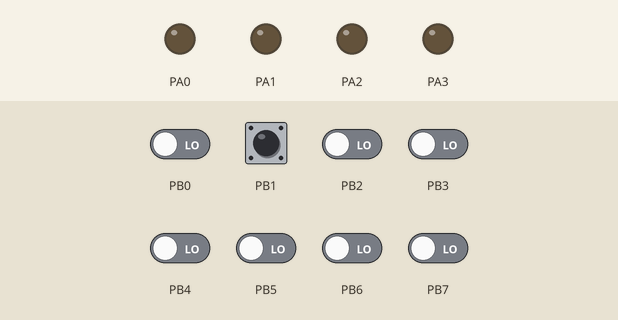
The program below on a simulated ATmega32, built with avr-gcc and emulated at 1 MHz. Shown: output pins drawn as LEDs (lit = HIGH). The inputs (shaded band) are chosen by the test bench; at power-on: PB1 HIGH, PB0, PB2–7 LOW.

Above: at 1.2 s.
1.3 s: PB1 pulled LOW for 1 s
At 3.2 s:
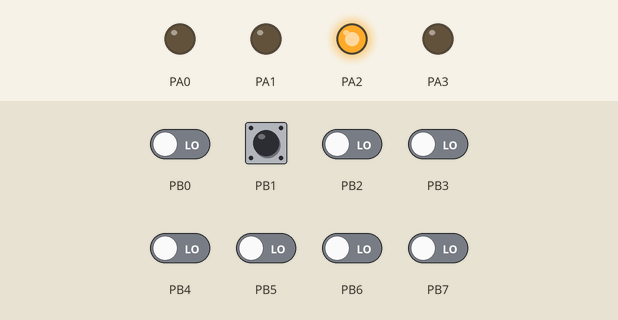
3.8 s: PB1 pulled LOW for 0.15 s
At 5.1 s:
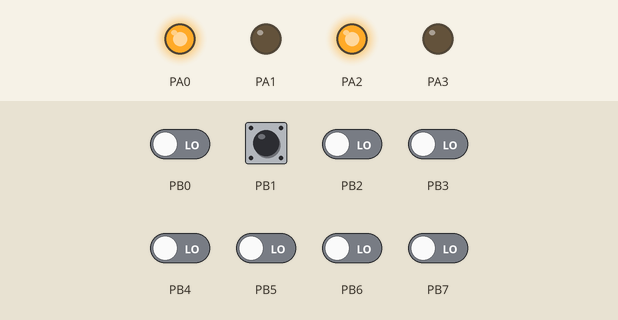
5.5 s: PB1 pulled LOW for 0.15 s
At 6.4 s:
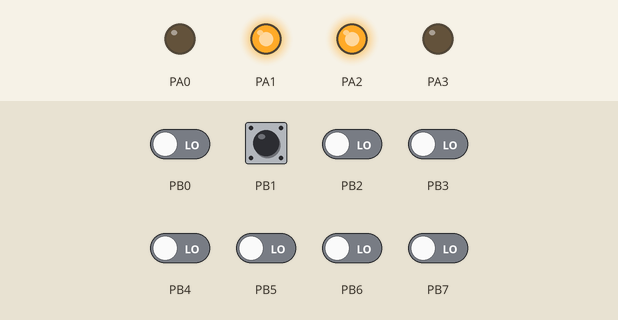
7.2 s: PB1 pulled LOW for 0.15 s
At 8.6 s:
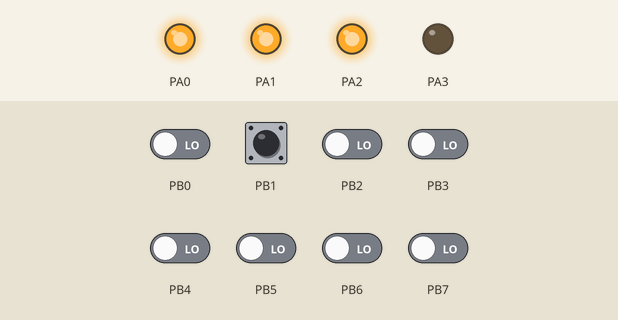
8.9 s: PB1 pulled LOW for 1 s
At 10.2 s:
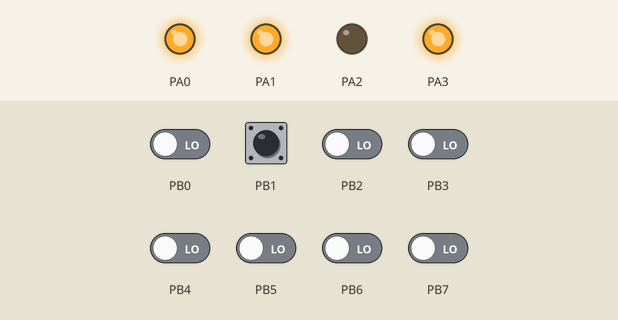
11.4 s: PB1 pulled LOW for 0.15 s
At 12.1 s:
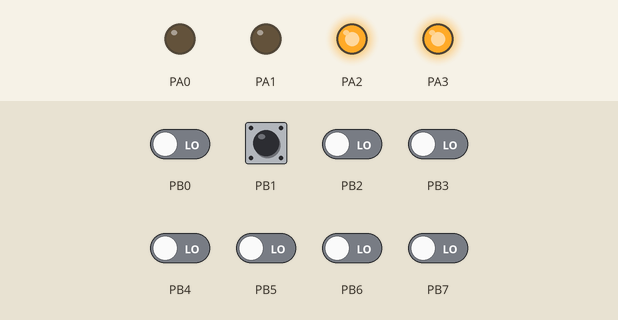
Timing chart, 0 to 14.1 s (numbered marks = the images above; inputs shaded):
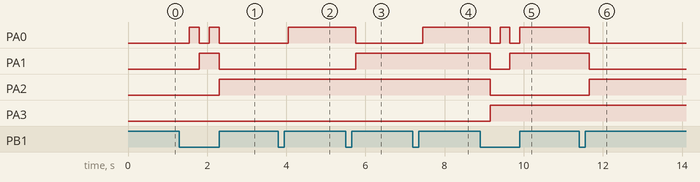

Measured:
- after the input at 1.3 s, PA0: alternates HIGH for 0.25 s and LOW for 0.25 s, 4 changes in all, then stays LOW, starting after 0.25 s; PA1: LOW → HIGH after 0.50 s, → LOW 0.50 s later; PA2: LOW → HIGH after 1.0 s
- after the input at 3.8 s, PA0: LOW → HIGH after 0.25 s
- after the input at 5.5 s, PA0: HIGH → LOW after 0.25 s; PA1: LOW → HIGH after 0.25 s
- after the input at 7.2 s, PA0: LOW → HIGH after 0.25 s
- after the input at 8.9 s, PA0: alternates HIGH for 0.25 s and LOW for 0.25 s, 4 changes in all, then stays HIGH, starting after 0.25 s; PA1: HIGH → LOW after 0.25 s, → HIGH 0.50 s later; PA2: HIGH → LOW after 0.25 s; PA3: LOW → HIGH after 0.25 s
- after the input at 11.4 s, PA0, PA1: HIGH → LOW after 0.25 s; PA2: LOW → HIGH after 0.25 s

The program:

main.c
```c
#include "DIO.h"
#define F_CPU 1000000UL
#include <util/delay.h>


int main(void)
{
	DIO_enumLogicState_t read = HIGH  , test =0;
	/* Replace with your application code */
	/*Set PA0, PA1 , PA2 , PA3 as outputs*/
	DIO_enumSetPinConfig (PORTA_Choice , PIN0 , OUTPUT);
	DIO_enumSetPinConfig (PORTA_Choice , PIN1 , OUTPUT);
	DIO_enumSetPinConfig (PORTA_Choice , PIN2 , OUTPUT);
	DIO_enumSetPinConfig (PORTA_Choice , PIN3 , OUTPUT);
	/*Set PB1 as an input*/
	DIO_enumSetPinConfig (PORTB_Choice , PIN1  , INPUT_PULLUP);
		u8  counter =0;
		while (1)
		{
			    DIO_enumReadState (PORTB_Choice , PIN1 , &read);

			/*READ the switch*/
			if (!read)
			{
				/*Delay to hang the cpu for 150 ms*/
				_delay_ms(250);
				/*reread to check if it's a real press*/
				if (!read)
				{
					if (counter==16) counter=0;
					counter++;
					PORTA = counter;


				}
			}
		}
	}
```

Bitmath.h
```c
/*
 * Utils.h
 *
 *  Created on: Jul 21, 2021
 *      Author: shire
 */

#ifndef MISC_INC_UTILS_H_
#define MISC_INC_UTILS_H_

#define Set_Bit(Var,BitNo)   	Var |= (1<<BitNo)|Var
#define Clr_Bit(Var,BitNo)   	Var &= (~(1<<BitNo))
#define Toggle_Bit(Var,BitNo)	Var ^=(1<<BitNo))
#define Get_Bit(Var,BitNo)   	((Var>>BitNo)&0x01)

#endif /* MISC_INC_UTILS_H_ */
```

DIO.c
```c
/*
* DIO.c
*
* Created: 11/26/2023 6:03:17 PM
*  Author: NoteBook
*/

#include "DIO.h"

DIO_enumError_t DIO_enumSetPinConfig(DIO_enumPorts_t Copy_enumPortNum,DIO_enumPins_t Copy_enumPinNum,DIO_enumConfig_t Copy_enumConfig)
{
	DIO_enumError_t DIO_ErrorState = NOK;

	if (  ( ( (Copy_enumPortNum >= PORTA_Choice ) && (Copy_enumPortNum <= PORTD_Choice) )  && ( ( Copy_enumPinNum >= PIN0 )  && (Copy_enumPinNum <= PIN7 ) ) ))
	{
		DIO_ErrorState = OK;
		switch (Copy_enumPortNum)
		{
			case PORTA_Choice:
			switch (Copy_enumConfig)
			{
				case OUTPUT:
				Set_Bit (DDRA , Copy_enumPinNum);
				break;
				case INPUT_PULLUP:
				Clr_Bit (DDRA , Copy_enumPinNum);
				Set_Bit (PORTA , Copy_enumPinNum);
				break;
				case INPUT_PULLDOWN:
				Clr_Bit (DDRA , Copy_enumPinNum);
				Clr_Bit (PORTA , Copy_enumPinNum);
				break;
				default:
				break;
			}
			break;

			case PORTB_Choice:
			switch (Copy_enumConfig)
			{
				case OUTPUT:
				Set_Bit (DDRB , Copy_enumPinNum);
				break;
				case INPUT_PULLUP:
				Clr_Bit (DDRB , Copy_enumPinNum);
				Set_Bit (PORTB , Copy_enumPinNum);
				break;
				case INPUT_PULLDOWN:
				Clr_Bit (DDRB , Copy_enumPinNum);
				Clr_Bit (PORTB , Copy_enumPinNum);
				break;
				default:
				break;
			}
			break;
			case PORTC_Choice:
			switch (Copy_enumConfig)
			{
				case OUTPUT:
				Set_Bit (DDRC , Copy_enumPinNum);
				break;
				case INPUT_PULLUP:
				Clr_Bit (DDRC , Copy_enumPinNum);
				Set_Bit (PORTC , Copy_enumPinNum);
				break;
				case INPUT_PULLDOWN:
				Clr_Bit (DDRC , Copy_enumPinNum);
				Clr_Bit (PORTC , Copy_enumPinNum);
				break;
				default:
				break;
			}
			break;
			case PORTD_Choice:
			switch (Copy_enumConfig)
			{
				case OUTPUT:
				Set_Bit (DDRD , Copy_enumPinNum);
				break;
				case INPUT_PULLUP:
				Clr_Bit (DDRD , Copy_enumPinNum);
				Set_Bit (PORTD , Copy_enumPinNum);
				break;
				case INPUT_PULLDOWN:
				Clr_Bit (DDRD , Copy_enumPinNum);
				Clr_Bit (PORTD , Copy_enumPinNum);
				break;
				default:
				break;
			}
			break;
			default:
			break;

		}

	}

	return DIO_ErrorState;
}


DIO_enumError_t DIO_enumSetPortConfig(DIO_enumPorts_t Copy_enumPortNum,DIO_enumConfig_t Copy_enumConfig)
{
	DIO_enumError_t DIO_ErrorState = NOK;

	if ( ( (Copy_enumPortNum >= PORTA_Choice ) && (Copy_enumPortNum <= PORTD_Choice) ) )
	{
		DIO_ErrorState = OK;
		switch (Copy_enumPortNum)
		{
			case PORTA_Choice:
			switch (Copy_enumConfig)
			{
				case OUTPUT:
				DDRA = 0xff;
				break;
				case INPUT_PULLUP:
				DDRA =0x00;
				PORTA =0xff;
				break;
				case INPUT_PULLDOWN:
				DDRA = 0x00;
				PORTA = 0x00;
				break;
				default:
				break;
			}
			break;
			case PORTB_Choice:
			switch (Copy_enumConfig)
			{
				case OUTPUT:
				DDRB = 0xff;
				break;
				case INPUT_PULLUP:
				DDRB =0x00;
				PORTB =0xff;
				break;
				case INPUT_PULLDOWN:
				DDRB = 0x00;
				PORTB = 0x00;
				break;
				default:
				break;
			}
			break;
			case PORTC_Choice:
			switch (Copy_enumConfig)
			{
				case OUTPUT:
				DDRC = 0xff;
				break;
				case INPUT_PULLUP:
				DDRC =0x00;
				PORTC =0xff;
				break;
				case INPUT_PULLDOWN:
				DDRC = 0x00;
				PORTC = 0x00;
				break;
				default:
				break;
			}
			break;
			case PORTD_Choice:
			switch (Copy_enumConfig)
			{
				case OUTPUT:
				DDRD = 0xff;
				break;
				case INPUT_PULLUP:
				DDRD =0x00;
				PORTD =0xff;
				break;
				case INPUT_PULLDOWN:
				DDRD = 0x00;
				PORTD = 0x00;
				break;
				default:
				break;
			}
			break;
			default:
			break;


		}

	}

	return DIO_ErrorState;

}

DIO_enumError_t DIO_enumSetPin(DIO_enumPorts_t Copy_enumPortNum,DIO_enumPins_t Copy_enumPinNum,DIO_enumLogicState_t Copy_enumLogicState)
{
	DIO_enumError_t DIO_ErrorState = NOK;

	if ( ( (Copy_enumPortNum >= PORTA_Choice ) && (Copy_enumPortNum <= PORTD_Choice) ) )
	{
		DIO_ErrorState = OK;
		switch (Copy_enumPortNum)
		{
			case PORTA_Choice:
			switch (Copy_enumLogicState)
			{
				case LOW:
				Clr_Bit(PORTA , Copy_enumPinNum);
				break;
				case HIGH:
				Set_Bit (PORTA , Copy_enumPinNum);
				break;
				default:
				break;
			}
			break;
			case PORTB_Choice:
			switch (Copy_enumLogicState)
			{
				case LOW:
				Clr_Bit(PORTB, Copy_enumPinNum);
				break;
				case HIGH:
				Set_Bit (PORTB , Copy_enumPinNum);
				break;
				default:
				break;
			}
			break;
			case PORTC_Choice:
			switch (Copy_enumLogicState)
			{
				case LOW:
				Clr_Bit(PORTC, Copy_enumPinNum);
				break;
				case HIGH:
				Set_Bit (PORTC , Copy_enumPinNum);
				break;
				default:
				break;
			}
			break;
			case PORTD_Choice:
			switch (Copy_enumLogicState)
			{
				case LOW:
				Clr_Bit(PORTD, Copy_enumPinNum);
				break;
				case HIGH:
				Set_Bit (PORTD , Copy_enumPinNum);
				break;
				default:
				break;
			}
			break;
			default:
			break;

		}
	}

	return DIO_ErrorState;
}

DIO_enumError_t DIO_enumSetPort(DIO_enumPorts_t Copy_enumPortNum,DIO_enumLogicState_t Copy_enumLogicState)
{
	DIO_enumError_t DIO_ErrorState = NOK;

	if ( ( (Copy_enumPortNum >= PORTA_Choice ) && (Copy_enumPortNum <= PORTD_Choice) ) )
	{
		DIO_ErrorState = OK;

		switch (Copy_enumPortNum)
		{
			case PORTA_Choice:
			PORTA = Copy_enumLogicState;
			break;

			case PORTB_Choice:
			PORTB = Copy_enumLogicState;
			break;

			case PORTC_Choice:
			PORTC = Copy_enumLogicState;
			break;

			case PORTD_Choice:
			PORTD = Copy_enumLogicState;
			break;

			default:
			break;
		}

	}

	return DIO_ErrorState;
}


DIO_enumError_t DIO_enumReadState(DIO_enumPorts_t Copy_enumPortNum,DIO_enumPins_t Copy_enumPinNum,DIO_enumLogicState_t* Add_Pu8PinValue)
{
	DIO_enumError_t DIO_ErrorState = NOK;

	if (  ( ( (Copy_enumPortNum >= PORTA_Choice ) && (Copy_enumPortNum <= PORTD_Choice) )  && ( ( Copy_enumPinNum >= PIN0 )  && (Copy_enumPinNum <= PIN7 ) ) ))
	{
		DIO_ErrorState = OK;
		switch (Copy_enumPortNum)
		{
			case PORTA_Choice:
			*Add_Pu8PinValue = Get_Bit (PINA , Copy_enumPinNum);
			break;
			case PORTB_Choice:
			*Add_Pu8PinValue = Get_Bit (PINB , Copy_enumPinNum);
			break;
			case PORTC_Choice:
			*Add_Pu8PinValue = Get_Bit (PINC , Copy_enumPinNum);
			break;
			case PORTD_Choice:
			*Add_Pu8PinValue = Get_Bit (PIND , Copy_enumPinNum);
			break;
			default:
			break;

		}


	}
	return DIO_ErrorState;
}
```

DIO.h
```c
/*
 * DIO.h
 *
 * Created: 11/26/2023 6:03:01 PM
 *  Author: NoteBook
 */
#include "Bitmath.h"
#include "STD_Types.h"

#ifndef DIO_H_
#define DIO_H_

#define DDRA          *((volatile u8*)0x3A)
#define PORTA         *((volatile u8*)0x3B)
#define PINA          *((volatile u8*)0x39)

#define DDRB          *((volatile u8*)0x37)
#define PORTB         *((volatile u8*)0x38)
#define PINB         *((volatile u8*)0x36)

#define DDRC          *((volatile u8*)0x34)
#define PORTC         *((volatile u8*)0x35)
#define PINC          *((volatile u8*)0x33)

#define DDRD          *((volatile u8*)0x31)
#define PORTD         *((volatile u8*)0x32)
#define PIND         *((volatile u8*)0x30)


/*Enum for the returned error state*/
typedef enum {NOK,OK} DIO_enumError_t;

/*Enum for the choices of ports*/
typedef enum
{PORTA_Choice , PORTB_Choice , PORTC_Choice ,PORTD_Choice}DIO_enumPorts_t;
/*Enum to represent the pins for each port*/
typedef enum {PIN0 , PIN1 , PIN2 , PIN3 , PIN4 , PIN5 , PIN6 , PIN7}DIO_enumPins_t;
/*Enum to configure the direction */
typedef enum {OUTPUT, INPUT_PULLUP , INPUT_PULLDOWN}DIO_enumConfig_t;
/*Enum to represent the high and low representation*/
typedef enum {LOW , HIGH}DIO_enumLogicState_t;

/**
 *@brief  : Function to Configure the Pins to be INPUT pin or OUTPUT pin.
 *@param  : Port Number,Pin Number,Configuration type(Input/Output).
 *@return : Error State
 */
DIO_enumError_t DIO_enumSetPinConfig(DIO_enumPorts_t Copy_enumPortNum,DIO_enumPins_t Copy_enumPinNum,DIO_enumConfig_t Copy_enumConfig);

/**
 *@brief  : Function to Configure the whole Port(8 pins) at one time to be INPUT or OUTPUT port.
 *@param  : Port Number,Configuration type(Input/Output).
 *@return : Error State
 */
DIO_enumError_t DIO_enumSetPortConfig(DIO_enumPorts_t Copy_enumPortNum,DIO_enumConfig_t Copy_enumConfig);

/**
 *@brief  : Function to Set the Pins to be Logic HIGH  or Logic LOW.
 *@param  : Port Number,Pin Number,Logic State(HIGH/LOW).
 *@return : Error State
 */
DIO_enumError_t DIO_enumSetPin(DIO_enumPorts_t Copy_enumPortNum,DIO_enumPins_t Copy_enumPinNum,DIO_enumLogicState_t Copy_enumLogicState);

/**
 *@brief : Function to Set the whole Port(8 pins) at one time to be Logic HIGH  or Logic LOW.
 *@param : Port Number,Logic State(HIGH/LOW).
 *@return: Error State.
 */
DIO_enumError_t DIO_enumSetPort(DIO_enumPorts_t Copy_enumPortNum,DIO_enumLogicState_t Copy_enumLogicState);

/**
 *@brief  : Function to Read the Logic State of the Pin (Is it HIGH or LOW).
 *@param  : Port Number,Pin Number, Pointer points to unsigned char passed by address (to return the value of pin state).
 *@return : Error State
 */
DIO_enumError_t DIO_enumReadState(DIO_enumPorts_t Copy_enumPortNum,DIO_enumPins_t Copy_enumPinNum,DIO_enumLogicState_t* Add_Pu8PinValue);


DIO_enumError_t DIO_enumReadPortState(DIO_enumPorts_t Copy_enumPortNum , u8* Add_Pu8PortValue);


#endif /* DIO_H_ */
```

STD_Types.h
```c
/*
* STD_Types.h
*
*  Created on: Jul 21, 2021
*      Author: shire
*/

#ifndef MISC_INC_STD_TYPES_H_
#define MISC_INC_STD_TYPES_H_

typedef unsigned char u8;
typedef signed char   s8;

typedef unsigned short int u16;
typedef signed short   int s16;

typedef unsigned long int u32;
typedef signed long  int   s32;

typedef float         f32;
typedef double        f64;

typedef long double   f80;

#define NULL   ((void *) 0)

#define STD_TYPES_OK     1
#define STD_TYPES_NOK    0


#endif /* MISC_INC_STD_TYPES_H_ */
```
